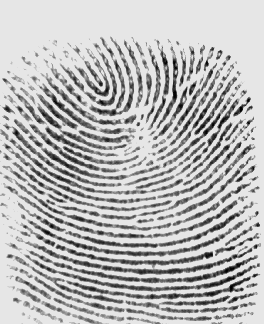
#> input picture finger.bmp, 264 x 324 px
$ python fingerprint.py
#> lines starting #> are read from the running program, lines starting #| are printed output that depends on the picture; pictures that were not available may be replaced by others from this repository, and a replacement may not be noted
import cv2
import numpy as np

original = cv2.imread("finger.bmp")
#> original is the input picture: shape (324, 264, 3); min 0, max 230, mean 186.2
image_to_compare = cv2.imread("rohit.bmp")
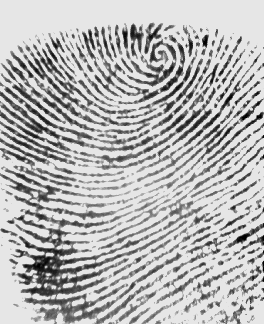
#> input picture Rohan.bmp, 264 x 324 px, given in place of rohit.bmp, which was not available
#> image_to_compare is the input picture: shape (324, 264, 3); min 0, max 230, mean 182.9

    # 1) Check if 2 images are equals
if original.shape == image_to_compare.shape:
    print("The images have same size and channels")
    difference = cv2.subtract(original, image_to_compare)
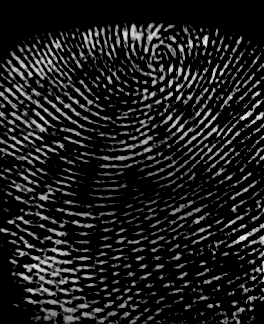
#> difference: shape (324, 264, 3); min 0, max 230, mean 30.9
    b, g, r = cv2.split(difference)
    if cv2.countNonZero(b) == 0 and cv2.countNonZero(g) == 0 and cv2.countNonZero(r) == 0:
        print("The images are completely Equal")
    else:
        print("The images are NOT equal")


    sift = cv2.xfeatures2d.SIFT_create()
    kp_1, desc_1 = sift.detectAndCompute(original, None)
#> kp_1 = 2065 keypoints; strongest (x, y, size): (248, 100, 2.7), (207, 64, 2.8), (256, 246, 2.6), (254, 275, 2.4)
    kp_2, desc_2 = sift.detectAndCompute(image_to_compare, None)
#> kp_2 = 2258 keypoints; strongest (x, y, size): (205, 42, 4.2), (258, 103, 2.8), (257, 93, 2.6), (217, 80, 2.1)
    index_params = dict(algorithm=0, trees=5)
    search_params = dict()
    flann = cv2.FlannBasedMatcher(index_params, search_params)

    matches = flann.knnMatch(desc_1, desc_2, k=2)
#> matches = 2065 matches
    good_points = []
    ratio = 0.6
    for m, n in matches:
        if m.distance < ratio*n.distance:
            good_points.append(m)
#> after the loop, good_points = 1 matches
    print(len(good_points))
#| 1
    print("mached")

    result = cv2.drawMatches(original, kp_1, image_to_compare, kp_2, good_points, None)
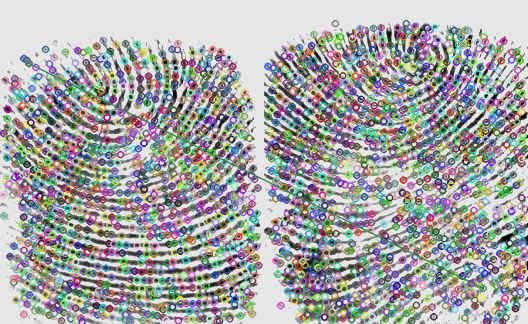
#> result: shape (324, 528, 3); mean B, G, R 167, 166.9, 166.5
    cv2.imshow("result", result)
    cv2.imshow("Original", original)
    cv2.imshow("Duplicate", image_to_compare)
    cv2.waitKey(0)
    cv2.destroyAllWindows()
